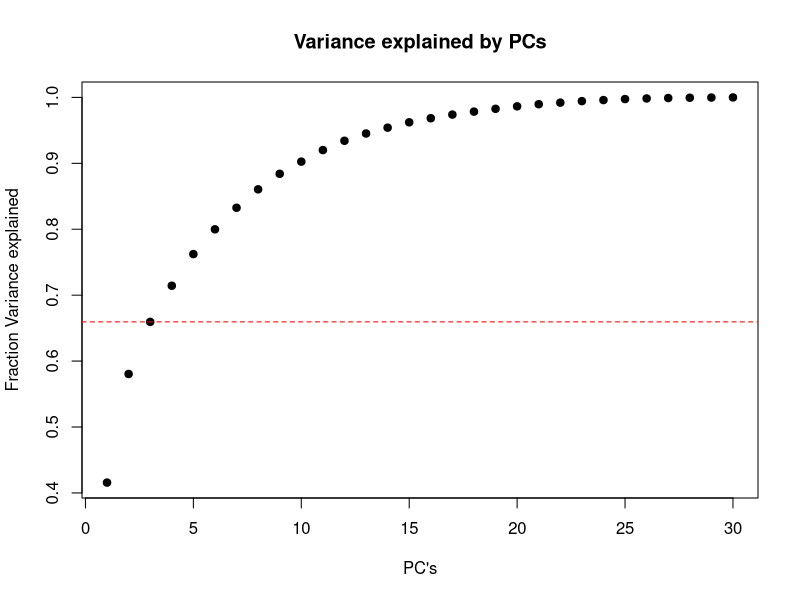
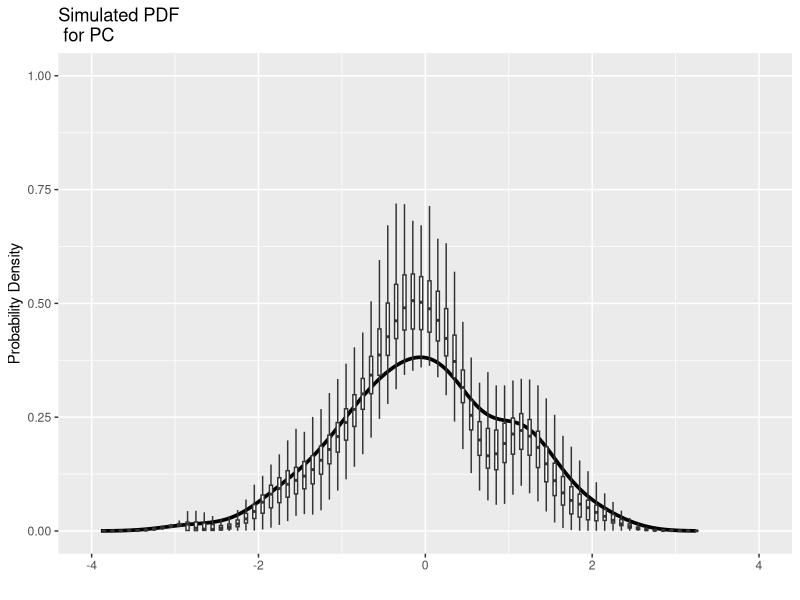
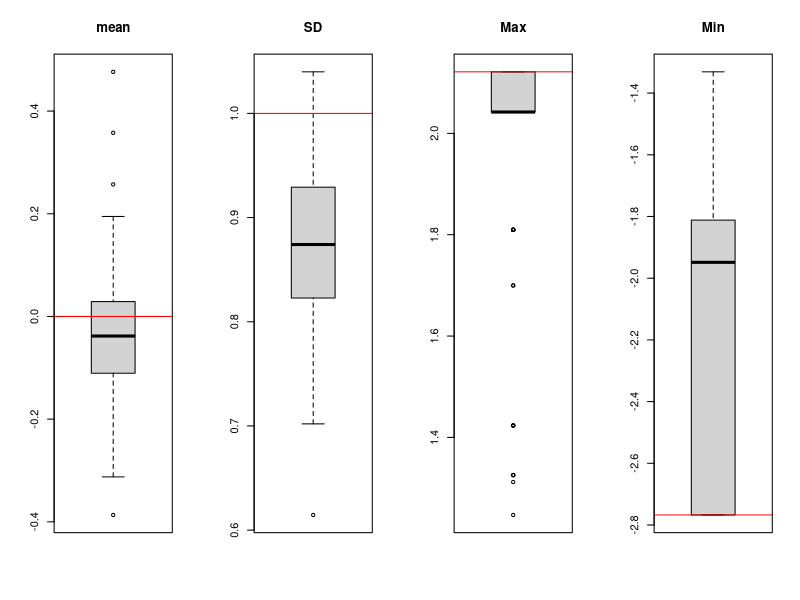

The R source for these figures, in order:
#####
#1. The objective of this file is to make predictions in PC space. 
#2. Use a dimension lowering algorithm - linear PCs
#3. Make predictions and simulations on those PCs. 
#4. Check if the relevant indices and the spectral structure has been replicated. 


#########Settting the Path
setwd("~/Correlated Risk Analysis/Decadal Influences/PC Predictions")


###Loading Libraries##########
library(ggplot2)


###Reading the Data and Initial Manipulation###
input_data <- read.table("data/Max_Annual_Streamflow.txt", sep="", header = TRUE)
site_info <- read.table("data/site_information.txt", sep="", header = TRUE)
######################################2


####Principal Component Analysis#############
data_pca <- prcomp(input_data, scale = TRUE)
var <- cumsum(data_pca$sdev^2)
#pdf(file = "plots/SETAR/Variance explained.pdf")
plot(var/max(var),pch=19, main = "Variance explained by PCs",xlab = "PC's",ylab="Fraction Variance explained")
npcs <- 3 #This is the selected number of PC'S
abline(h = var[npcs]/max(var), lty = 2, col='red')
#dev.off()
pcs_sel <- data_pca$x[,1:npcs]
#################################################2



####################PART 2##################
#Here the innovation includes a varying tau. 
#xt = f(xt-1,xt-tau) and so on. 

###Provide the Info####
y <- scale(pcs_sel[,3])
ns <- 1 #One step ahead simulations. 
w = NULL
k <- 40 #Number of Neighbors
lag_loc <- c(1,2,3,4) #These are the lag terms. 
N_Sims <- 100
t_sims <- rep(NA, length(y))
Sims_consolid <- matrix(NA, ncol = N_Sims, nrow = length(t_sims))

for(sim in 1:N_Sims) {
  
  #Converting to the data. 
  y=as.matrix(y)
  #Step 1: Dimension of the feature vector. 
  feature_vectors <- matrix(NA, ncol = length(lag_loc), nrow = length(y)-max(lag_loc))
  #Feature Vectors are the lag terms. 
  for(i in 1:(ncol(feature_vectors)-1)) {
    feature_vectors[,i] <-  tail(head(y,-lag_loc[i]),-max(lag_loc)+lag_loc[i])
  }
  feature_vectors[,ncol(feature_vectors)] <- head(y,-max(lag_loc))
  
  for(jk in 1:length(t_sims)) {
    #Step 2: Determine the k-nearest neighbours. 
    if(jk == 1) {
      st <- sample(1:nrow(feature_vectors),1, replace = T)
      xtest <- feature_vectors[st,]*1.1}
    
    #Finding and ranking the nearest neighbors. 
    a <- matrix(NA, ncol = ncol(feature_vectors), nrow = nrow(feature_vectors))
    for(i in 1:nrow(a)) a[i,] <- (xtest-feature_vectors[i,])^2
    c <- rowSums(a,na.rm=T)
    
    
    na=rep(NA,1)
    yknn=matrix(NA,nrow=ns,ncol(y))
    yk=na
    yr=seq(1,nrow(feature_vectors))
    yk[rank(c,ties.method='first')]=yr
    
    #Probabilities
    j=rank(c)		#equal prob for equidistant neighbours
    sj=sum(j[1:k]^(-1))
    pj=(j[1:k]^(-1))/sj #Probability of sampling
    
    
    ynp=sample(yk[1:k],ns,replace=T,prob=pj) #yk[1:k] are the closet neighbours. 
    for(p in 1:ncol(y)) 
      yknn[,p] <- y[ynp,p]
    t_sims[jk] <- yknn
    
    #Resetting the xtest
    xtest <- c(yknn, head(xtest,-1))
  }
  
  Sims_consolid[,sim] <- t_sims
}


###Density Histograms
og_density <- density(y)
consolid_sims <- as.list(1)
consolid_points <- as.list(1)
for(j in 1:ncol(Sims_consolid)) {
  sims_dens <- density(Sims_consolid[,j])
  consolid_sims[[j]] <- sims_dens$y
  consolid_points[[j]] <- sims_dens$x
}
consolid_points <- unlist(consolid_points)
consolid_sims <- unlist(consolid_sims)
consolid_df <- data.frame(x=consolid_points,y=consolid_sims)
consolid_df$x <- cut(consolid_df$x, breaks = seq(-4,4,.1))
mid_points <- cbind(lower = as.numeric( sub("\\((.+),.*", "\\1", consolid_df$x) ),
                    upper = as.numeric( sub("[^,]*,([^]]*)\\]", "\\1", consolid_df$x) ))
consolid_df$x <- rowMeans(mid_points)
og_df <- data.frame(x1=og_density$x, y1= og_density$y)

plo <- ggplot(og_df, aes(x=x1,y=y1))+
  geom_line(size=1.25)+
  scale_x_continuous(limits=c(-4,4)) +
  scale_y_continuous(limits=c(0,1)) +
  geom_boxplot(consolid_df, mapping = aes(y = y, x = x,group = x), outlier.shape = NA,outlier.colour = NA)+ 
  ggtitle(paste0("Simulated PDF \n for PC ")) +
  xlab(" ") + 
  ylab("Probability Density")
print(plo)


##Computing Quantiles
mean_sim <- colMeans(Sims_consolid)
sd_sim <- apply(Sims_consolid, 2, sd)
max_sim <- apply(Sims_consolid,2,max)
min_sim <- apply(Sims_consolid,2,min)



par(mfrow=c(1,4))
boxplot(mean_sim)
title(paste0("mean"), cex = 0.5)
abline(h=mean(y), col = 'red')

boxplot(sd_sim)
title(paste0("SD"), cex = 0.5)
abline(h=sd(y), col = 'red')

boxplot(max_sim)
title(paste0("Max"), cex = 0.5)
abline(h=max(y), col = 'red')

boxplot(min_sim)
title(paste0("Min"), cex = 0.5)
abline(h=min(y), col = 'red')
par(mfrow=c(1,1))